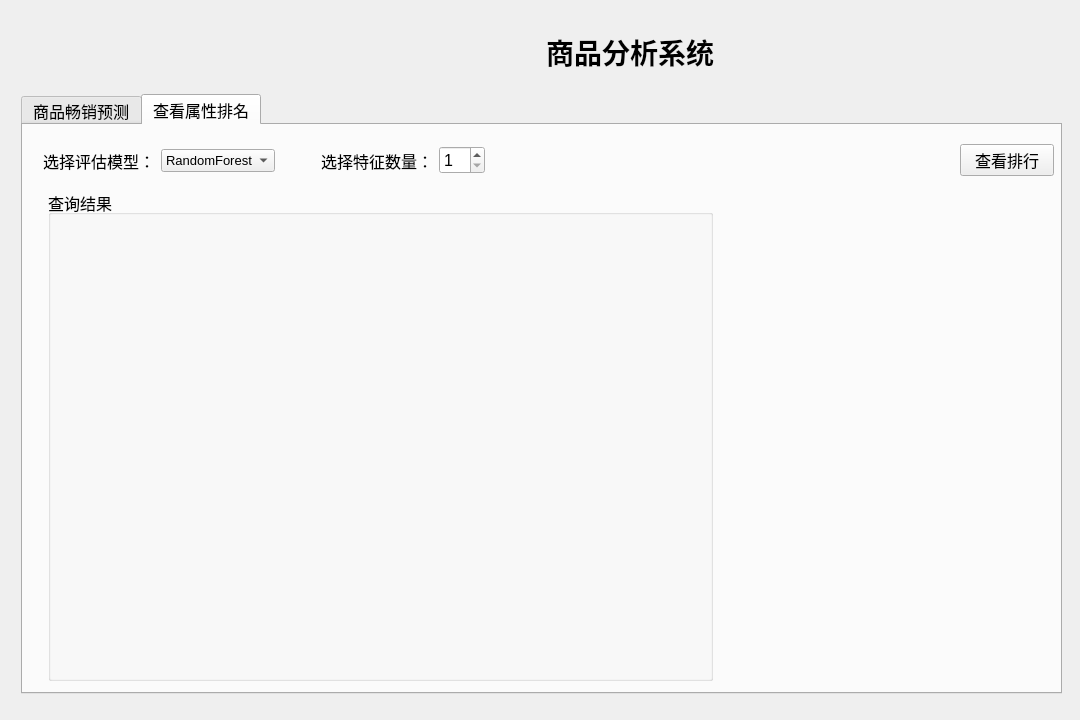
<?xml version="1.0" encoding="UTF-8"?>
<ui version="4.0">
 <class>MainWindow</class>
 <widget class="QMainWindow" name="MainWindow">
  <property name="geometry">
   <rect>
    <x>0</x>
    <y>0</y>
    <width>1080</width>
    <height>720</height>
   </rect>
  </property>
  <property name="minimumSize">
   <size>
    <width>1080</width>
    <height>720</height>
   </size>
  </property>
  <property name="maximumSize">
   <size>
    <width>1080</width>
    <height>720</height>
   </size>
  </property>
  <property name="mouseTracking">
   <bool>false</bool>
  </property>
  <property name="windowTitle">
   <string>RocSystem</string>
  </property>
  <property name="windowFilePath">
   <string/>
  </property>
  <property name="tabShape">
   <enum>QTabWidget::Rounded</enum>
  </property>
  <widget class="QWidget" name="centralwidget">
   <widget class="QWidget" name="layoutWidget">
    <property name="geometry">
     <rect>
      <x>11</x>
      <y>6</y>
      <width>1061</width>
      <height>701</height>
     </rect>
    </property>
    <layout class="QVBoxLayout" name="verticalLayout_2" stretch="1,8">
     <property name="leftMargin">
      <number>10</number>
     </property>
     <property name="topMargin">
      <number>10</number>
     </property>
     <property name="rightMargin">
      <number>10</number>
     </property>
     <property name="bottomMargin">
      <number>10</number>
     </property>
     <item>
      <layout class="QHBoxLayout" name="horizontalLayout_5">
       <property name="leftMargin">
        <number>5</number>
       </property>
       <property name="topMargin">
        <number>5</number>
       </property>
       <property name="rightMargin">
        <number>5</number>
       </property>
       <property name="bottomMargin">
        <number>5</number>
       </property>
       <item>
        <spacer name="horizontalSpacer">
         <property name="orientation">
          <enum>Qt::Horizontal</enum>
         </property>
         <property name="sizeType">
          <enum>QSizePolicy::Expanding</enum>
         </property>
         <property name="sizeHint" stdset="0">
          <size>
           <width>40</width>
           <height>20</height>
          </size>
         </property>
        </spacer>
       </item>
       <item>
        <widget class="QLabel" name="logo">
         <property name="minimumSize">
          <size>
           <width>170</width>
           <height>60</height>
          </size>
         </property>
         <property name="text">
          <string/>
         </property>
        </widget>
       </item>
       <item>
        <widget class="QLabel" name="name">
         <property name="minimumSize">
          <size>
           <width>250</width>
           <height>40</height>
          </size>
         </property>
         <property name="maximumSize">
          <size>
           <width>250</width>
           <height>40</height>
          </size>
         </property>
         <property name="font">
          <font>
           <pointsize>21</pointsize>
           <weight>75</weight>
           <bold>true</bold>
          </font>
         </property>
         <property name="text">
          <string>商品分析系统</string>
         </property>
         <property name="textFormat">
          <enum>Qt::AutoText</enum>
         </property>
         <property name="alignment">
          <set>Qt::AlignCenter</set>
         </property>
        </widget>
       </item>
       <item>
        <spacer name="horizontalSpacer_2">
         <property name="orientation">
          <enum>Qt::Horizontal</enum>
         </property>
         <property name="sizeType">
          <enum>QSizePolicy::Expanding</enum>
         </property>
         <property name="sizeHint" stdset="0">
          <size>
           <width>40</width>
           <height>20</height>
          </size>
         </property>
        </spacer>
       </item>
      </layout>
     </item>
     <item>
      <widget class="QTabWidget" name="tabWidget">
       <property name="minimumSize">
        <size>
         <width>1000</width>
         <height>600</height>
        </size>
       </property>
       <property name="maximumSize">
        <size>
         <width>1050</width>
         <height>600</height>
        </size>
       </property>
       <property name="font">
        <font>
         <pointsize>12</pointsize>
        </font>
       </property>
       <property name="currentIndex">
        <number>1</number>
       </property>
       <widget class="QWidget" name="predict_tab">
        <attribute name="title">
         <string>商品畅销预测</string>
        </attribute>
        <widget class="QWidget" name="horizontalLayoutWidget">
         <property name="geometry">
          <rect>
           <x>10</x>
           <y>10</y>
           <width>1011</width>
           <height>51</height>
          </rect>
         </property>
         <layout class="QHBoxLayout" name="horizontalLayout">
          <item>
           <widget class="QLabel" name="label_2">
            <property name="text">
             <string>选择预测模型：</string>
            </property>
           </widget>
          </item>
          <item>
           <widget class="QComboBox" name="select_model_cmb1">
            <property name="font">
             <font>
              <pointsize>10</pointsize>
             </font>
            </property>
            <item>
             <property name="text">
              <string>RandomForest</string>
             </property>
            </item>
            <item>
             <property name="text">
              <string>SVM</string>
             </property>
            </item>
           </widget>
          </item>
          <item>
           <spacer name="horizontalSpacer_4">
            <property name="orientation">
             <enum>Qt::Horizontal</enum>
            </property>
            <property name="sizeHint" stdset="0">
             <size>
              <width>500</width>
              <height>20</height>
             </size>
            </property>
           </spacer>
          </item>
          <item>
           <widget class="QPushButton" name="load_data_btn">
            <property name="text">
             <string>导入数据</string>
            </property>
           </widget>
          </item>
          <item>
           <widget class="QPushButton" name="clear_btn">
            <property name="text">
             <string>清空数据</string>
            </property>
           </widget>
          </item>
          <item>
           <widget class="QPushButton" name="delete_row_btn">
            <property name="text">
             <string>删除一行</string>
            </property>
           </widget>
          </item>
          <item>
           <widget class="QPushButton" name="add_row_btn">
            <property name="text">
             <string>新增一行</string>
            </property>
           </widget>
          </item>
          <item>
           <widget class="QPushButton" name="submit_predict_btn">
            <property name="text">
             <string>提交预测</string>
            </property>
           </widget>
          </item>
         </layout>
        </widget>
        <widget class="QTableWidget" name="tableWidget">
         <property name="geometry">
          <rect>
           <x>10</x>
           <y>80</y>
           <width>1011</width>
           <height>381</height>
          </rect>
         </property>
         <row>
          <property name="text">
           <string>1</string>
          </property>
         </row>
         <row>
          <property name="text">
           <string>2</string>
          </property>
         </row>
         <row>
          <property name="text">
           <string>3</string>
          </property>
         </row>
         <row>
          <property name="text">
           <string>4</string>
          </property>
         </row>
         <row>
          <property name="text">
           <string>5</string>
          </property>
         </row>
         <row>
          <property name="text">
           <string>6</string>
          </property>
         </row>
         <row>
          <property name="text">
           <string>7</string>
          </property>
         </row>
         <row>
          <property name="text">
           <string>8</string>
          </property>
         </row>
         <column>
          <property name="text">
           <string>手机型号</string>
          </property>
         </column>
         <column>
          <property name="text">
           <string>上市时间</string>
          </property>
         </column>
         <column>
          <property name="text">
           <string>最低价格</string>
          </property>
         </column>
         <column>
          <property name="text">
           <string>最高价格</string>
          </property>
         </column>
         <column>
          <property name="text">
           <string>最小RAM</string>
          </property>
         </column>
         <column>
          <property name="text">
           <string>最大RAM</string>
          </property>
         </column>
         <column>
          <property name="text">
           <string>最小ROM</string>
          </property>
         </column>
         <column>
          <property name="text">
           <string>最大ROM</string>
          </property>
         </column>
         <column>
          <property name="text">
           <string>重量</string>
          </property>
         </column>
         <column>
          <property name="text">
           <string>屏幕尺寸</string>
          </property>
         </column>
         <column>
          <property name="text">
           <string>屏幕类型</string>
          </property>
         </column>
         <column>
          <property name="text">
           <string>分辨率</string>
          </property>
         </column>
         <column>
          <property name="text">
           <string>芯片型号</string>
          </property>
         </column>
         <column>
          <property name="text">
           <string>CPU得分</string>
          </property>
         </column>
         <column>
          <property name="text">
           <string>CPU核数</string>
          </property>
         </column>
         <column>
          <property name="text">
           <string>CPU主频率</string>
          </property>
         </column>
         <column>
          <property name="text">
           <string>GPU</string>
          </property>
         </column>
         <column>
          <property name="text">
           <string>操作系统</string>
          </property>
         </column>
         <column>
          <property name="text">
           <string>摄像头数</string>
          </property>
         </column>
         <column>
          <property name="text">
           <string>后置主像素</string>
          </property>
         </column>
         <column>
          <property name="text">
           <string>前置主像素</string>
          </property>
         </column>
         <column>
          <property name="text">
           <string>电池容量</string>
          </property>
         </column>
         <column>
          <property name="text">
           <string>充电接口</string>
          </property>
         </column>
         <column>
          <property name="text">
           <string>充电功率</string>
          </property>
         </column>
         <column>
          <property name="text">
           <string>网络类型</string>
          </property>
         </column>
         <column>
          <property name="text">
           <string>5G</string>
          </property>
         </column>
         <column>
          <property name="text">
           <string>无线充电</string>
          </property>
         </column>
         <item row="0" column="0">
          <property name="text">
           <string/>
          </property>
          <property name="textAlignment">
           <set>AlignCenter</set>
          </property>
         </item>
         <item row="0" column="2">
          <property name="text">
           <string/>
          </property>
         </item>
        </widget>
        <widget class="QWidget" name="horizontalLayoutWidget_2">
         <property name="geometry">
          <rect>
           <x>10</x>
           <y>480</y>
           <width>1011</width>
           <height>52</height>
          </rect>
         </property>
         <layout class="QHBoxLayout" name="horizontalLayout_2">
          <item>
           <widget class="QLabel" name="label_4">
            <property name="minimumSize">
             <size>
              <width>100</width>
              <height>40</height>
             </size>
            </property>
            <property name="maximumSize">
             <size>
              <width>100</width>
              <height>40</height>
             </size>
            </property>
            <property name="text">
             <string>预测结果：</string>
            </property>
           </widget>
          </item>
          <item>
           <widget class="QTextEdit" name="result_edit">
            <property name="sizePolicy">
             <sizepolicy hsizetype="Expanding" vsizetype="Expanding">
              <horstretch>0</horstretch>
              <verstretch>0</verstretch>
             </sizepolicy>
            </property>
            <property name="minimumSize">
             <size>
              <width>800</width>
              <height>35</height>
             </size>
            </property>
            <property name="maximumSize">
             <size>
              <width>900</width>
              <height>35</height>
             </size>
            </property>
           </widget>
          </item>
         </layout>
        </widget>
       </widget>
       <widget class="QWidget" name="ranking_tab">
        <attribute name="title">
         <string>查看属性排名</string>
        </attribute>
        <widget class="QWidget" name="horizontalLayoutWidget_3">
         <property name="geometry">
          <rect>
           <x>20</x>
           <y>10</y>
           <width>1011</width>
           <height>51</height>
          </rect>
         </property>
         <layout class="QHBoxLayout" name="horizontalLayout_3" stretch="2,2,0,0,0,10,2">
          <item>
           <widget class="QLabel" name="label_3">
            <property name="text">
             <string>选择评估模型：</string>
            </property>
           </widget>
          </item>
          <item>
           <widget class="QComboBox" name="select_model_cmb2">
            <property name="font">
             <font>
              <pointsize>10</pointsize>
             </font>
            </property>
            <item>
             <property name="text">
              <string>RandomForest</string>
             </property>
            </item>
            <item>
             <property name="text">
              <string>SVM</string>
             </property>
            </item>
           </widget>
          </item>
          <item>
           <spacer name="horizontalSpacer_7">
            <property name="orientation">
             <enum>Qt::Horizontal</enum>
            </property>
            <property name="sizeHint" stdset="0">
             <size>
              <width>40</width>
              <height>20</height>
             </size>
            </property>
           </spacer>
          </item>
          <item>
           <widget class="QLabel" name="label">
            <property name="text">
             <string>选择特征数量：</string>
            </property>
           </widget>
          </item>
          <item>
           <widget class="QSpinBox" name="feature_num_spinBox">
            <property name="minimum">
             <number>1</number>
            </property>
            <property name="maximum">
             <number>37</number>
            </property>
           </widget>
          </item>
          <item>
           <spacer name="horizontalSpacer_3">
            <property name="orientation">
             <enum>Qt::Horizontal</enum>
            </property>
            <property name="sizeType">
             <enum>QSizePolicy::Expanding</enum>
            </property>
            <property name="sizeHint" stdset="0">
             <size>
              <width>500</width>
              <height>20</height>
             </size>
            </property>
           </spacer>
          </item>
          <item>
           <widget class="QPushButton" name="view_rank_btn">
            <property name="text">
             <string>查看排行</string>
            </property>
           </widget>
          </item>
         </layout>
        </widget>
        <widget class="QWidget" name="layoutWidget">
         <property name="geometry">
          <rect>
           <x>20</x>
           <y>60</y>
           <width>1011</width>
           <height>501</height>
          </rect>
         </property>
         <layout class="QHBoxLayout" name="horizontalLayout_4" stretch="8,1,3,1">
          <property name="leftMargin">
           <number>5</number>
          </property>
          <property name="topMargin">
           <number>5</number>
          </property>
          <property name="rightMargin">
           <number>5</number>
          </property>
          <property name="bottomMargin">
           <number>5</number>
          </property>
          <item>
           <widget class="QGroupBox" name="groupBox">
            <property name="title">
             <string>查询结果</string>
            </property>
           </widget>
          </item>
          <item>
           <spacer name="horizontalSpacer_5">
            <property name="orientation">
             <enum>Qt::Horizontal</enum>
            </property>
            <property name="sizeType">
             <enum>QSizePolicy::Fixed</enum>
            </property>
            <property name="sizeHint" stdset="0">
             <size>
              <width>40</width>
              <height>20</height>
             </size>
            </property>
           </spacer>
          </item>
          <item>
           <layout class="QVBoxLayout" name="verticalLayout" stretch="1,2,1">
            <property name="leftMargin">
             <number>10</number>
            </property>
            <property name="topMargin">
             <number>5</number>
            </property>
            <property name="rightMargin">
             <number>10</number>
            </property>
            <property name="bottomMargin">
             <number>5</number>
            </property>
            <item>
             <spacer name="verticalSpacer">
              <property name="orientation">
               <enum>Qt::Vertical</enum>
              </property>
              <property name="sizeHint" stdset="0">
               <size>
                <width>20</width>
                <height>40</height>
               </size>
              </property>
             </spacer>
            </item>
            <item>
             <widget class="QLabel" name="pet">
              <property name="enabled">
               <bool>true</bool>
              </property>
              <property name="text">
               <string/>
              </property>
             </widget>
            </item>
            <item>
             <spacer name="verticalSpacer_2">
              <property name="orientation">
               <enum>Qt::Vertical</enum>
              </property>
              <property name="sizeHint" stdset="0">
               <size>
                <width>20</width>
                <height>40</height>
               </size>
              </property>
             </spacer>
            </item>
           </layout>
          </item>
          <item>
           <spacer name="horizontalSpacer_6">
            <property name="orientation">
             <enum>Qt::Horizontal</enum>
            </property>
            <property name="sizeType">
             <enum>QSizePolicy::Fixed</enum>
            </property>
            <property name="sizeHint" stdset="0">
             <size>
              <width>40</width>
              <height>20</height>
             </size>
            </property>
           </spacer>
          </item>
         </layout>
        </widget>
       </widget>
      </widget>
     </item>
    </layout>
   </widget>
  </widget>
 </widget>
 <resources/>
 <connections/>
</ui>
